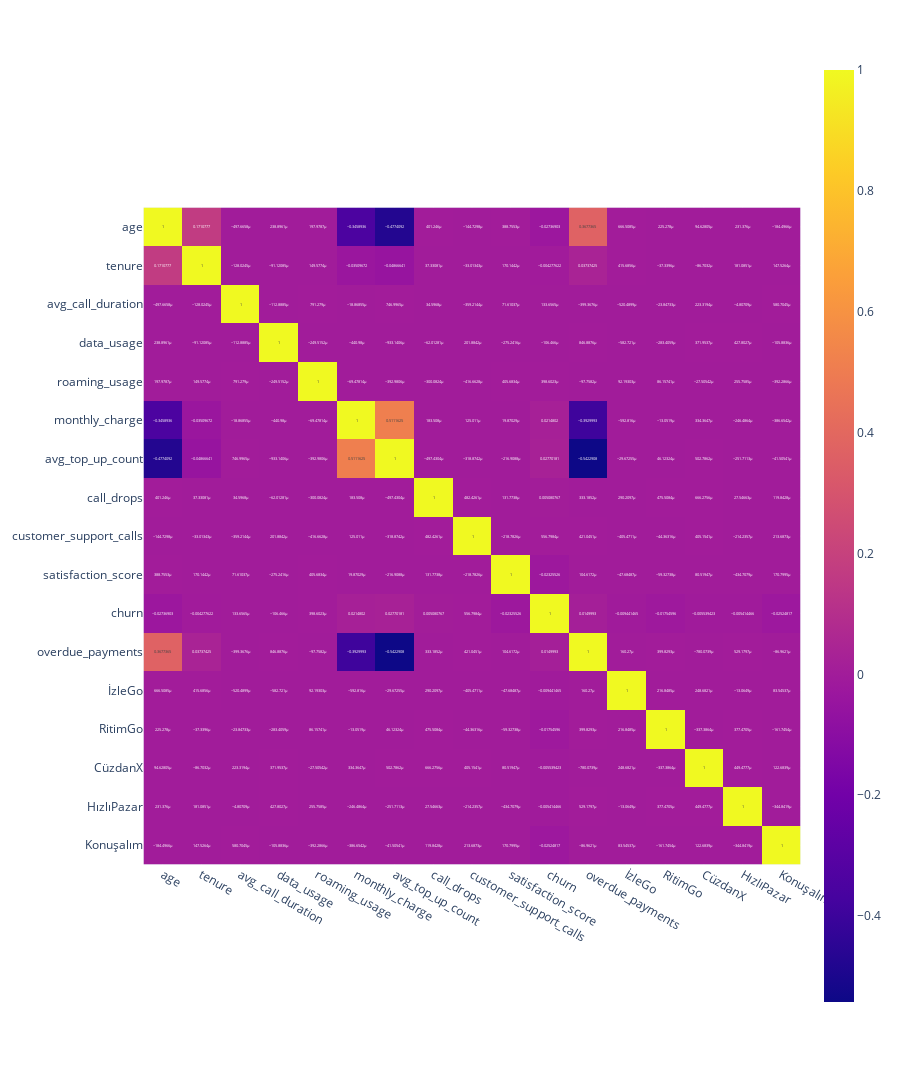

The notebook cell saved with this chart:
### Code cell
import plotly.express as px
px.imshow(df[num_features + ["churn"]+["overdue_payments","İzleGo","RitimGo","CüzdanX","HızlıPazar","Konuşalım"]].corr(), text_auto=True,height=1800)

### Figure 1 — Plotly figure (JSON) as saved in the notebook; plotly's stock layout.template omitted (floating-point values rounded to 4 significant figures; data arrays with more than 128 entries replaced by an {"elided": "..."} marker saying what was removed)
{"data": [{"coloraxis": "coloraxis", "hovertemplate": "x: %{x}<br>y: %{y}<br>color: %{z}<extra></extra>", "name": "0", "texttemplate": "%{z}", "type": "heatmap", "x": ["age", "tenure", "avg_call_duration", "data_usage", "roaming_usage", "monthly_charge", "avg_top_up_count", "call_drops", "customer_support_calls", "satisfaction_score", "churn", "overdue_payments", "İzleGo", "RitimGo", "CüzdanX", "HızlıPazar", "Konuşalım"], "xaxis": "x", "y": ["age", "tenure", "avg_call_duration", "data_usage", "roaming_usage", "monthly_charge", "avg_top_up_count", "call_drops", "customer_support_calls", "satisfaction_score", "churn", "overdue_payments", "İzleGo", "RitimGo", "CüzdanX", "HızlıPazar", "Konuşalım"], "yaxis": "y", "z": {"elided": "17x17 float values"}}], "layout": {"coloraxis": {"colorscale": [[0, "#0d0887"], [0.1111, "#46039f"], [0.2222, "#7201a8"], [0.3333, "#9c179e"], [0.4444, "#bd3786"], [0.5556, "#d8576b"], [0.6667, "#ed7953"], [0.7778, "#fb9f3a"], [0.8889, "#fdca26"], [1, "#f0f921"]]}, "height": 1800, "margin": {"t": 60}, "xaxis": {"anchor": "y", "constrain": "domain", "domain": [0, 1], "scaleanchor": "y"}, "yaxis": {"anchor": "x", "autorange": "reversed", "constrain": "domain", "domain": [0, 1]}}}
